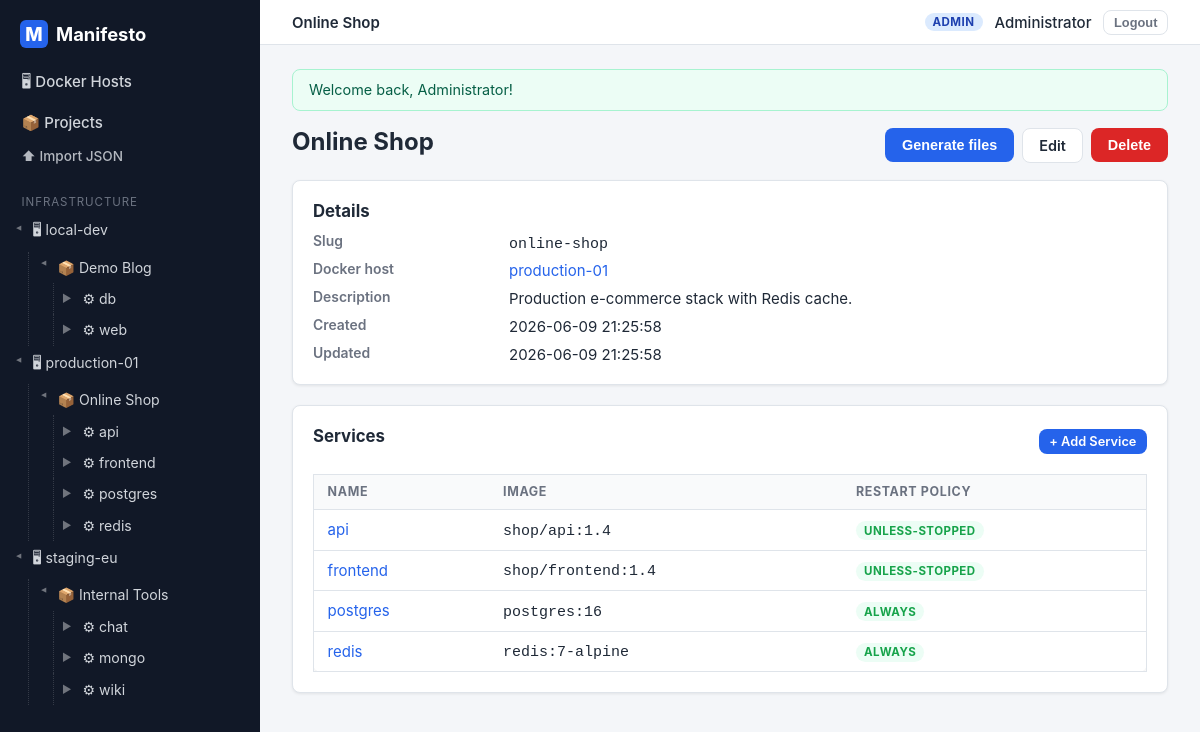
The app's page /projects/3 (signed in) with its own data.
### tables this page shows
CREATE TABLE docker_host (
    id             INT UNSIGNED AUTO_INCREMENT PRIMARY KEY,
    name           VARCHAR(128) NOT NULL,
    ip_address     VARCHAR(45)  NULL,
    os             VARCHAR(128) NULL,
    docker_version VARCHAR(32)  NULL,
    notes          TEXT         NULL,
    created_at     TIMESTAMP NOT NULL DEFAULT CURRENT_TIMESTAMP,
    updated_at     TIMESTAMP NOT NULL DEFAULT CURRENT_TIMESTAMP ON UPDATE CURRENT_TIMESTAMP
);

CREATE TABLE project (
    id             INT UNSIGNED AUTO_INCREMENT PRIMARY KEY,
    docker_host_id INT UNSIGNED NOT NULL,
    name           VARCHAR(128) NOT NULL,
    slug           VARCHAR(128) NOT NULL,
    description    TEXT NULL,
    created_at     TIMESTAMP NOT NULL DEFAULT CURRENT_TIMESTAMP,
    updated_at     TIMESTAMP NOT NULL DEFAULT CURRENT_TIMESTAMP ON UPDATE CURRENT_TIMESTAMP,
    UNIQUE KEY uq_project_slug (slug),
    KEY idx_project_host (docker_host_id),
    CONSTRAINT fk_project_host FOREIGN KEY (docker_host_id)
        REFERENCES docker_host (id) ON DELETE RESTRICT
);

CREATE TABLE service (
    id                   INT UNSIGNED AUTO_INCREMENT PRIMARY KEY,
    project_id           INT UNSIGNED NOT NULL,
    name                 VARCHAR(128) NOT NULL,
    image                VARCHAR(255) NOT NULL,
    restart_policy       ENUM('no','always','on-failure','unless-stopped') NOT NULL DEFAULT 'unless-stopped',
    notes                TEXT NULL,
    command              VARCHAR(512) NULL,
    working_dir          VARCHAR(255) NULL,
    depends_on           VARCHAR(512) NULL COMMENT 'Comma-separated service names',
    build_context        VARCHAR(255) NULL COMMENT 'Path to Dockerfile context, e.g. ./api',
    dockerfile_content   LONGTEXT NULL COMMENT 'Inline Dockerfile content',
    healthcheck_cmd      VARCHAR(512) NULL,
    healthcheck_interval VARCHAR(32) NULL DEFAULT '30s',
    network_mode         VARCHAR(64) NULL,
    created_at           TIMESTAMP NOT NULL DEFAULT CURRENT_TIMESTAMP,
    updated_at           TIMESTAMP NOT NULL DEFAULT CURRENT_TIMESTAMP ON UPDATE CURRENT_TIMESTAMP,
    UNIQUE KEY uq_service_name_per_project (project_id, name),
    CONSTRAINT fk_service_project FOREIGN KEY (project_id)
        REFERENCES project (id) ON DELETE CASCADE
);

### src/Core/ViewRenderer.php (called while the page is built, shortened)
<?php
final class ViewRenderer
{
    private static string $viewsPath = __DIR__ . '/../Views';
    public static function render(string $template, array $data = [], string $layout = 'app'): string
    {
        $data['currentUser'] = Auth::user();
        $data['flashes']     = Session::pullFlashes();
        if ($layout === 'app') {
            $data['sidebarTree'] = (new TreeRepository())->fullTree();
        }
        $content = self::renderFile(self::file($template), $data);
        $data['content'] = $content;
        return self::renderFile(self::file('layouts/' . $layout), $data);
    }
    private static function file(string $template): string
    {
        return self::$viewsPath . '/' . $template . '.php';
    }
    private static function renderFile(string $file, array $data): string
    {
        extract($data, EXTR_SKIP);
        require $file;
        return (string) ob_get_clean();
    }
}

### src/Controllers/ProjectController.php (called while the page is built, shortened)
<?php
final class ProjectController
{
    private ProjectRepository $projects;
    public function __construct()
    {
        $this->projects = new ProjectRepository();
    }
    public function show(Request $request, string $id): void
    {
        $projectId = (int) $id;
        $project   = $this->projects->findWithHost($projectId);
        Response::view('projects/show', [
            'title'         => $project['name'],
            'project'       => $project,
            'services'      => $this->projects->servicesOf($projectId),
            'latestVersion' => $this->projects->latestVersion($projectId),
        ]);
    }
}

### public/index.php (called while the page is built, shortened)
<?php
$request = Request::capture();
$router = new Router(require MANIFESTO_ROOT . '/config/routes.php');
$router->dispatch($request);

### src/Repositories/TreeRepository.php (called while the page is built, shortened)
<?php
final class TreeRepository
{
    public function fullTree(): array
    {
        $pdo = Database::pdo();
        $hosts = [];
        foreach ($pdo->query('SELECT id, name FROM docker_host ORDER BY name') as $row) {
            $row['projects'] = [];
            $hosts[(int) $row['id']] = $row;
        }
        $projects = [];
        foreach ($pdo->query('SELECT id, docker_host_id, name FROM project ORDER BY name') as $row) {
            $row['services'] = [];
            $projects[(int) $row['id']] = $row;
        }
        $services = [];
        foreach ($pdo->query('SELECT id, project_id, name FROM service ORDER BY name') as $row) {
            $row['webapps'] = [];
            $services[(int) $row['id']] = $row;
        }
        foreach ($pdo->query('SELECT id, service_id, name FROM web_app ORDER BY name') as $row) {
            $sid = (int) $row['service_id'];
            if (isset($services[$sid])) {
                $services[$sid]['webapps'][] = $row;
            }
        }
        foreach ($services as $service) {
            $pid = (int) $service['project_id'];
            if (isset($projects[$pid])) {
                $projects[$pid]['services'][] = $service;
            }
        }
        foreach ($projects as $project) {
            $hid = (int) $project['docker_host_id'];
            if (isset($hosts[$hid])) {
                $hosts[$hid]['projects'][] = $project;
            }
        }
        return array_values($hosts);
    }
}

### src/Core/Database.php (called while the page is built, shortened)
<?php
final class Database
{
    private static ?PDO $pdo = null;
    private static array $config;
    public static function configure(array $config): void
    {
        self::$config = $config;
    }
    public static function pdo(): PDO
    {
        if (self::$pdo === null) {
            $c = self::$config;
            $dsn = sprintf(
                'mysql:host=%s;port=%s;dbname=%s;charset=utf8mb4',
                $c['host'],
                $c['port'],
                $c['name']
            );
            self::$pdo = new PDO($dsn, $c['user'], $c['pass'], [
                PDO::ATTR_ERRMODE            => PDO::ERRMODE_EXCEPTION,
                PDO::ATTR_DEFAULT_FETCH_MODE => PDO::FETCH_ASSOC,
                PDO::ATTR_EMULATE_PREPARES   => false,
            ]);
        }
        return self::$pdo;
    }
}

### src/Repositories/ProjectRepository.php (called while the page is built, shortened)
<?php
final class ProjectRepository
{
    public function findWithHost(int $id): ?array
    {
        $stmt = Database::pdo()->prepare(
            'SELECT p.id, p.docker_host_id, p.name, p.slug, p.description,
                    p.created_at, p.updated_at,
                    h.name AS host_name
             FROM project p
             JOIN docker_host h ON h.id = p.docker_host_id
             WHERE p.id = :id LIMIT 1'
        );
        $stmt->execute(['id' => $id]);
        $row = $stmt->fetch();
        return $row === false ? null : $row;
    }
    public function servicesOf(int $projectId): array
    {
        $stmt = Database::pdo()->prepare(
            'SELECT id, name, image, restart_policy
             FROM service WHERE project_id = :project_id ORDER BY name'
        );
        $stmt->execute(['project_id' => $projectId]);
        return $stmt->fetchAll();
    }
}

### src/Core/helpers.php (called while the page is built, shortened)
<?php
function e(?string $value): string
{
    return htmlspecialchars($value ?? '', ENT_QUOTES, 'UTF-8');
}
function url(string $path = '/'): string
{
    $base = Request::basePath();
    return $base . '/' . ltrim($path, '/');
}

### src/Core/Request.php (called while the page is built, shortened)
<?php
final class Request
{
    private static ?string $basePath = null;
    public static function basePath(): string
    {
        if (self::$basePath === null) {
            $scriptDir = str_replace('\\', '/', dirname($_SERVER['SCRIPT_NAME'] ?? '/'));
            $scriptDir = rtrim($scriptDir, '/');
            self::$basePath = $scriptDir === '/' ? '' : $scriptDir;
        }
        return self::$basePath;
    }
}

### src/Views/projects/show.php (the view, shortened to what this page needs)
<?php
$projectId = (int) $project['id'];
$isAdmin   = ($currentUser['role'] ?? '') === 'admin';
?>
<div class="page-head">
    <h1><?= e($project['name']) ?></h1>
    <div class="page-actions">
        <?php if ($isAdmin): ?>
            <form method="post" action="<?= url('/projects/' . $projectId . '/generate') ?>">
                <button type="submit" class="btn btn-primary">Generate files</button>
            </form>
        <?php endif; ?>
        <?php if ($isAdmin): ?>
            <a class="btn btn-secondary" href="<?= url('/projects/' . $projectId . '/edit') ?>">Edit</a>
            <form method="post" action="<?= url('/projects/' . $projectId . '/delete') ?>" data-confirm="Delete project &quot;<?= e($project['name']) ?>&quot; and all its services?">
                <button type="submit" class="btn btn-danger">Delete</button>
            </form>
        <?php endif; ?>
    </div>
</div>
<div class="card">
    <h2 class="card-title">Details</h2>
    <dl class="detail-list">
        <dt>Slug</dt>
        <dd><code><?= e($project['slug']) ?></code></dd>
        <dt>Docker host</dt>
        <dd><a href="<?= url('/docker-hosts/' . (int) $project['docker_host_id']) ?>"><?= e($project['host_name']) ?></a></dd>
        <dt>Description</dt>
        <dd><?= $project['description'] !== null && $project['description'] !== '' ? e($project['description']) : '<span class="muted">—</span>' ?></dd>
        <dt>Created</dt>
        <dd><?= e($project['created_at']) ?></dd>
        <dt>Updated</dt>
        <dd><?= e($project['updated_at']) ?></dd>
    </dl>
</div>
<div class="card">
    <div class="page-head">
        <h2 class="card-title">Services</h2>
        <?php if ($isAdmin): ?>
            <div class="page-actions">
                <a class="btn btn-primary btn-sm" href="<?= url('/projects/' . $projectId . '/services/create') ?>">+ Add Service</a>
            </div>
        <?php endif; ?>
    </div>
    <?php if ($services === []): ?>
        <div class="empty-state">
            <p>No services declared for this project yet.</p>
        </div>
    <?php else: ?>
        <div class="table-wrap">
            <table class="table">
                <thead>
                <tr>
                    <th>Name</th>
                    <th>Image</th>
                    <th>Restart policy</th>
                </tr>
                </thead>
                <tbody>
                <?php foreach ($services as $service): ?>
                    <tr>
                        <td><a href="<?= url('/services/' . (int) $service['id']) ?>"><?= e($service['name']) ?></a></td>
                        <td><code><?= e($service['image']) ?></code></td>
                        <td><span class="badge badge-type"><?= e($service['restart_policy']) ?></span></td>
                    </tr>
                <?php endforeach; ?>
                </tbody>
            </table>
        </div>
    <?php endif; ?>
</div>

### src/Core/Router.php (shortened to what this page needs)
<?php
final class Router
{
    public function dispatch(Request $request): never
    {
        foreach ($this->routes as $route) {
            [$method, $pattern, $class, $action] = $route;
            if ($method !== $request->method) {
                continue;
            }
            $params = $this->match($pattern, $request->path);
            if ($params === null) {
                continue;
            }
            $request->setRouteParams($params);
            $controller = new $class();
            $controller->$action($request, ...array_values($params));
            exit;
        }
    }
    private function match(string $pattern, string $path): ?array
    {
        $regex = preg_replace('/\{(\w+)\}/', '(?P<$1>[^/]+)', $pattern);
        if (!preg_match('#^' . $regex . '$#', $path, $m)) {
            return null;
        }
        return array_filter($m, 'is_string', ARRAY_FILTER_USE_KEY);
    }
}

### src/Views/partials/sidebar.php (shortened to what this page needs)
<?php
$tree = $sidebarTree ?? [];
?>
<aside class="sidebar">
    <a class="sidebar-brand" href="<?= url('/') ?>">
        <span class="brand-mark">M</span> Manifesto
    </a>
    <nav class="sidebar-nav">
        <a href="<?= url('/docker-hosts') ?>">🖥 Docker Hosts</a>
        <a href="<?= url('/projects') ?>">📦 Projects</a>
        <?php if (($currentUser['role'] ?? '') === 'admin'): ?>
            <a href="<?= url('/projects/import') ?>" style="font-size:.85rem;opacity:.85;">⬆ Import JSON</a>
        <?php endif; ?>
    </nav>
    <div class="sidebar-tree">
        <div class="tree-title">Infrastructure</div>
        <?php foreach ($tree as $host): ?>
            <details open>
                <summary>
                    <a class="tree-link tree-host" href="<?= url('/docker-hosts/' . $host['id']) ?>">🖥 <?= e($host['name']) ?></a>
                </summary>
                <?php foreach ($host['projects'] as $project): ?>
                    <details open class="tree-indent">
                        <summary>
                            <a class="tree-link tree-project" href="<?= url('/projects/' . $project['id']) ?>">📦 <?= e($project['name']) ?></a>
                        </summary>
                        <?php foreach ($project['services'] as $service): ?>
                            <details class="tree-indent">
                                <summary>
                                    <a class="tree-link tree-service" href="<?= url('/services/' . $service['id']) ?>">⚙ <?= e($service['name']) ?></a>
                                </summary>
                            </details>
                        <?php endforeach; ?>
                    </details>
                <?php endforeach; ?>
            </details>
        <?php endforeach; ?>
    </div>
</aside>

### records on screen
docker_host: name "local-dev"
project: name "Demo Blog"
service: name "db"
service: name "web"
service: name "api", image "shop/api:1.4", restart_policy "UNLESS-STOPPED"
service: name "frontend", image "shop/frontend:1.4", restart_policy "UNLESS-STOPPED"
service: name "postgres", image "postgres:16", restart_policy "ALWAYS"
service: name "redis", image "redis:7-alpine", restart_policy "ALWAYS"
docker_host: name "staging-eu"
project: name "Internal Tools"
service: name "chat"
service: name "mongo"
service: name "wiki"
project: name "Online Shop", slug "online-shop", docker_host.name "production-01", description "Production e-commerce stack with Redis cache.", created_at "2026-06-09 21:25:58", updated_at "2026-06-09 21:25:58"

### other values on screen
$host['name'] "production-01"
$project['name'] "Online Shop"
$flash['message'] "Welcome back, Administrator!"
